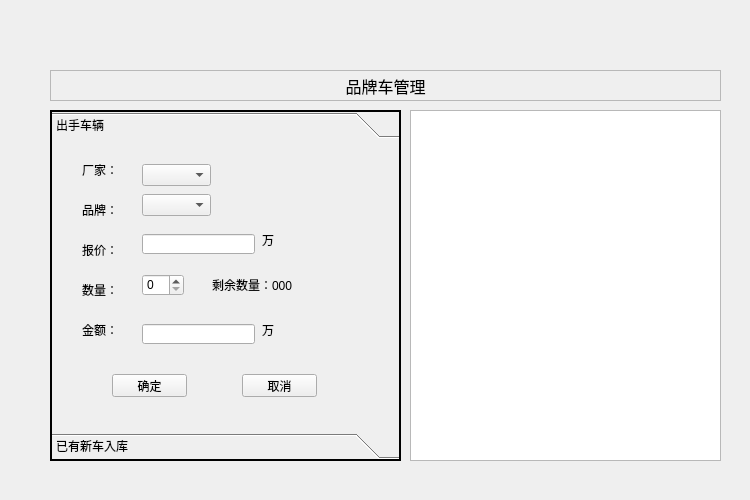
<?xml version="1.0" encoding="UTF-8"?>
<ui version="4.0">
 <class>Widget</class>
 <widget class="QWidget" name="Widget">
  <property name="geometry">
   <rect>
    <x>0</x>
    <y>0</y>
    <width>750</width>
    <height>500</height>
   </rect>
  </property>
  <property name="windowTitle">
   <string>Widget</string>
  </property>
  <widget class="QStackedWidget" name="stackedWidget">
   <property name="geometry">
    <rect>
     <x>30</x>
     <y>60</y>
     <width>700</width>
     <height>410</height>
    </rect>
   </property>
   <widget class="QWidget" name="managPage">
    <widget class="QLabel" name="label">
     <property name="geometry">
      <rect>
       <x>20</x>
       <y>10</y>
       <width>671</width>
       <height>31</height>
      </rect>
     </property>
     <property name="font">
      <font>
       <pointsize>12</pointsize>
      </font>
     </property>
     <property name="frameShape">
      <enum>QFrame::StyledPanel</enum>
     </property>
     <property name="text">
      <string>品牌车管理</string>
     </property>
     <property name="alignment">
      <set>Qt::AlignCenter</set>
     </property>
    </widget>
    <widget class="QToolBox" name="toolBox">
     <property name="geometry">
      <rect>
       <x>20</x>
       <y>50</y>
       <width>351</width>
       <height>351</height>
      </rect>
     </property>
     <property name="frameShape">
      <enum>QFrame::WinPanel</enum>
     </property>
     <property name="currentIndex">
      <number>0</number>
     </property>
     <widget class="QWidget" name="page">
      <property name="geometry">
       <rect>
        <x>0</x>
        <y>0</y>
        <width>347</width>
        <height>295</height>
       </rect>
      </property>
      <attribute name="label">
       <string>出手车辆</string>
      </attribute>
      <widget class="QLabel" name="label_2">
       <property name="geometry">
        <rect>
         <x>30</x>
         <y>20</y>
         <width>54</width>
         <height>12</height>
        </rect>
       </property>
       <property name="text">
        <string>厂家：</string>
       </property>
      </widget>
      <widget class="QLabel" name="label_3">
       <property name="geometry">
        <rect>
         <x>30</x>
         <y>60</y>
         <width>54</width>
         <height>12</height>
        </rect>
       </property>
       <property name="text">
        <string>品牌：</string>
       </property>
      </widget>
      <widget class="QLabel" name="label_4">
       <property name="geometry">
        <rect>
         <x>30</x>
         <y>100</y>
         <width>54</width>
         <height>12</height>
        </rect>
       </property>
       <property name="text">
        <string>报价：</string>
       </property>
      </widget>
      <widget class="QLabel" name="label_5">
       <property name="geometry">
        <rect>
         <x>30</x>
         <y>140</y>
         <width>54</width>
         <height>12</height>
        </rect>
       </property>
       <property name="text">
        <string>数量：</string>
       </property>
      </widget>
      <widget class="QLabel" name="label_6">
       <property name="geometry">
        <rect>
         <x>30</x>
         <y>180</y>
         <width>54</width>
         <height>12</height>
        </rect>
       </property>
       <property name="text">
        <string>金额：</string>
       </property>
      </widget>
      <widget class="QComboBox" name="sellFactoryComboBox">
       <property name="geometry">
        <rect>
         <x>90</x>
         <y>20</y>
         <width>69</width>
         <height>22</height>
        </rect>
       </property>
      </widget>
      <widget class="QComboBox" name="sellBrandComboBox">
       <property name="geometry">
        <rect>
         <x>90</x>
         <y>50</y>
         <width>69</width>
         <height>22</height>
        </rect>
       </property>
      </widget>
      <widget class="QLineEdit" name="sellPriceLineEdit">
       <property name="geometry">
        <rect>
         <x>90</x>
         <y>90</y>
         <width>113</width>
         <height>20</height>
        </rect>
       </property>
      </widget>
      <widget class="QLabel" name="label_7">
       <property name="geometry">
        <rect>
         <x>210</x>
         <y>90</y>
         <width>54</width>
         <height>12</height>
        </rect>
       </property>
       <property name="text">
        <string>万</string>
       </property>
      </widget>
      <widget class="QSpinBox" name="sellNumSpinBox">
       <property name="geometry">
        <rect>
         <x>90</x>
         <y>130</y>
         <width>42</width>
         <height>22</height>
        </rect>
       </property>
      </widget>
      <widget class="QLabel" name="sellLastNumLabel">
       <property name="geometry">
        <rect>
         <x>160</x>
         <y>130</y>
         <width>101</width>
         <height>21</height>
        </rect>
       </property>
       <property name="text">
        <string>剩余数量：000</string>
       </property>
      </widget>
      <widget class="QLineEdit" name="sellSumLineEdit">
       <property name="geometry">
        <rect>
         <x>90</x>
         <y>180</y>
         <width>113</width>
         <height>20</height>
        </rect>
       </property>
      </widget>
      <widget class="QLabel" name="label_9">
       <property name="geometry">
        <rect>
         <x>210</x>
         <y>180</y>
         <width>54</width>
         <height>12</height>
        </rect>
       </property>
       <property name="text">
        <string>万</string>
       </property>
      </widget>
      <widget class="QPushButton" name="sellOkBtn">
       <property name="geometry">
        <rect>
         <x>60</x>
         <y>230</y>
         <width>75</width>
         <height>23</height>
        </rect>
       </property>
       <property name="text">
        <string>确定</string>
       </property>
      </widget>
      <widget class="QPushButton" name="sellCancelBtn">
       <property name="geometry">
        <rect>
         <x>190</x>
         <y>230</y>
         <width>75</width>
         <height>23</height>
        </rect>
       </property>
       <property name="text">
        <string>取消</string>
       </property>
      </widget>
     </widget>
     <widget class="QWidget" name="page_3">
      <property name="geometry">
       <rect>
        <x>0</x>
        <y>0</y>
        <width>347</width>
        <height>295</height>
       </rect>
      </property>
      <attribute name="label">
       <string>已有新车入库</string>
      </attribute>
     </widget>
    </widget>
    <widget class="QListWidget" name="dailyList">
     <property name="geometry">
      <rect>
       <x>380</x>
       <y>50</y>
       <width>311</width>
       <height>351</height>
      </rect>
     </property>
    </widget>
   </widget>
   <widget class="QWidget" name="page_2"/>
  </widget>
 </widget>
 <layoutdefault spacing="6" margin="11"/>
 <resources/>
 <connections/>
</ui>
